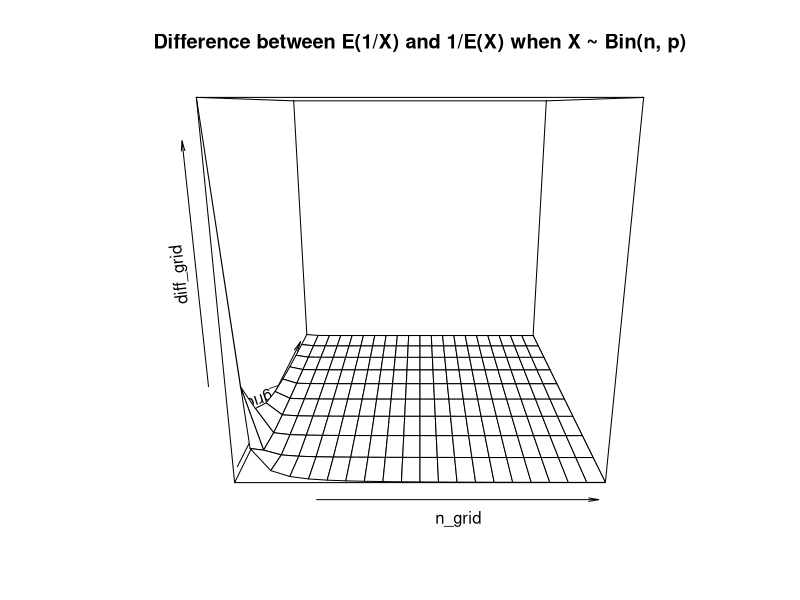

Recreate this plot in R.
# Difference between E(1/X) and 1/E(X) when X ~ Bin(n, p)

n = 2000
phi = 0.95
alpha = 8
p = phi^alpha / 2
x = 1:n
1 / sum(dbinom(x, n, p) * x)
sum(dbinom(x, n, p) * 1 / x)

n_grid = seq(500, 20500, 1000)
p_grid = seq(0.05, 0.5, 0.05)
n_n = length(n_grid)
n_p = length(p_grid)
diff_grid = matrix(NA, n_n, n_p)
for (i in 1:n_n) {
  for (j in 1:n_p) {
    n = n_grid[i]
    p = p_grid[j]
    x = 1:n
    diff_grid[i, j] = 
      abs(1 / sum(dbinom(x, n, p) * x) - sum(dbinom(x, n, p) * 1 / x))
  }
}

persp(
  n_grid, p_grid, diff_grid, 
  main = "Difference between E(1/X) and 1/E(X) when X ~ Bin(n, p)"
)
